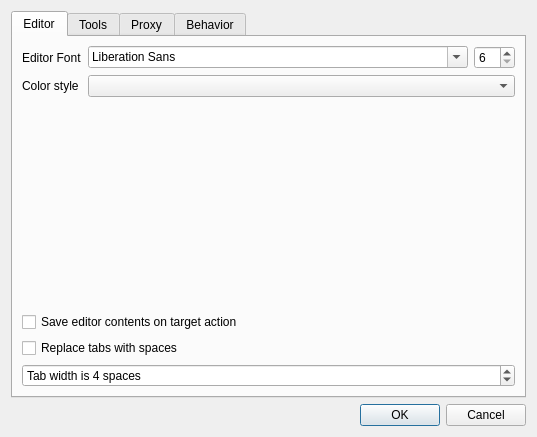
<?xml version="1.0" encoding="UTF-8"?>
<ui version="4.0">
 <class>ConfigDialog</class>
 <widget class="QDialog" name="ConfigDialog">
  <property name="geometry">
   <rect>
    <x>0</x>
    <y>0</y>
    <width>537</width>
    <height>437</height>
   </rect>
  </property>
  <property name="windowTitle">
   <string>Configuration</string>
  </property>
  <layout class="QVBoxLayout" name="verticalLayout">
   <item>
    <widget class="QTabWidget" name="tabWidget">
     <property name="currentIndex">
      <number>0</number>
     </property>
     <widget class="QWidget" name="tab">
      <attribute name="title">
       <string>Editor</string>
      </attribute>
      <layout class="QGridLayout" name="gridLayout">
       <item row="5" column="0" colspan="3">
        <widget class="QSpinBox" name="spinTabWidth">
         <property name="suffix">
          <string> spaces</string>
         </property>
         <property name="prefix">
          <string>Tab width is </string>
         </property>
         <property name="minimum">
          <number>1</number>
         </property>
         <property name="maximum">
          <number>80</number>
         </property>
         <property name="value">
          <number>4</number>
         </property>
        </widget>
       </item>
       <item row="0" column="1">
        <widget class="QFontComboBox" name="fontComboBox">
         <property name="sizePolicy">
          <sizepolicy hsizetype="Expanding" vsizetype="Fixed">
           <horstretch>0</horstretch>
           <verstretch>0</verstretch>
          </sizepolicy>
         </property>
        </widget>
       </item>
       <item row="4" column="0" colspan="3">
        <widget class="QCheckBox" name="checkBox_replaceTabsWithSpaces">
         <property name="text">
          <string>Replace tabs with spaces</string>
         </property>
        </widget>
       </item>
       <item row="0" column="0">
        <widget class="QLabel" name="label_4">
         <property name="sizePolicy">
          <sizepolicy hsizetype="Maximum" vsizetype="Preferred">
           <horstretch>0</horstretch>
           <verstretch>0</verstretch>
          </sizepolicy>
         </property>
         <property name="text">
          <string>Editor Font</string>
         </property>
        </widget>
       </item>
       <item row="1" column="1" colspan="2">
        <widget class="QComboBox" name="colorStyleComboBox">
         <property name="sizePolicy">
          <sizepolicy hsizetype="Expanding" vsizetype="Fixed">
           <horstretch>0</horstretch>
           <verstretch>0</verstretch>
          </sizepolicy>
         </property>
        </widget>
       </item>
       <item row="0" column="2">
        <widget class="QSpinBox" name="fontSpinBox">
         <property name="minimum">
          <number>6</number>
         </property>
         <property name="maximum">
          <number>72</number>
         </property>
        </widget>
       </item>
       <item row="1" column="0">
        <widget class="QLabel" name="label_2">
         <property name="sizePolicy">
          <sizepolicy hsizetype="Maximum" vsizetype="Preferred">
           <horstretch>0</horstretch>
           <verstretch>0</verstretch>
          </sizepolicy>
         </property>
         <property name="text">
          <string>Color style</string>
         </property>
        </widget>
       </item>
       <item row="3" column="0" colspan="3">
        <widget class="QCheckBox" name="checkBox_saveOnAction">
         <property name="text">
          <string>Save editor contents on target action</string>
         </property>
        </widget>
       </item>
       <item row="2" column="0" colspan="3">
        <widget class="CodeEditor" name="codeEditor" native="true"/>
       </item>
      </layout>
     </widget>
     <widget class="QWidget" name="tab_2">
      <attribute name="title">
       <string>Tools</string>
      </attribute>
      <layout class="QGridLayout" name="gridLayout_3">
       <item row="0" column="3">
        <widget class="QToolButton" name="projectPathSetButton">
         <property name="icon">
          <iconset resource="resources/resources.qrc">
           <normaloff>:/images/document-open.svg</normaloff>:/images/document-open.svg</iconset>
         </property>
        </widget>
       </item>
       <item row="0" column="0">
        <widget class="QLabel" name="label">
         <property name="text">
          <string>Default project path</string>
         </property>
         <property name="alignment">
          <set>Qt::AlignRight|Qt::AlignTrailing|Qt::AlignVCenter</set>
         </property>
        </widget>
       </item>
       <item row="1" column="0">
        <widget class="QLabel" name="label_3">
         <property name="text">
          <string>Project templates path</string>
         </property>
         <property name="alignment">
          <set>Qt::AlignRight|Qt::AlignTrailing|Qt::AlignVCenter</set>
         </property>
        </widget>
       </item>
       <item row="4" column="0" colspan="4">
        <widget class="QGroupBox" name="groupBox_2">
         <property name="title">
          <string>Additional PATHs</string>
         </property>
         <layout class="QGridLayout" name="gridLayout_2">
          <item row="0" column="0" rowspan="3">
           <widget class="QListView" name="additionalPathList"/>
          </item>
          <item row="0" column="1">
           <widget class="QToolButton" name="tbPathAdd">
            <property name="text">
             <string>...</string>
            </property>
            <property name="icon">
             <iconset resource="resources/resources.qrc">
              <normaloff>:/images/actions/list-add.svg</normaloff>:/images/actions/list-add.svg</iconset>
            </property>
            <property name="iconSize">
             <size>
              <width>32</width>
              <height>32</height>
             </size>
            </property>
           </widget>
          </item>
          <item row="1" column="1">
           <widget class="QToolButton" name="tbPathRm">
            <property name="text">
             <string>...</string>
            </property>
            <property name="icon">
             <iconset resource="resources/resources.qrc">
              <normaloff>:/images/actions/list-remove.svg</normaloff>:/images/actions/list-remove.svg</iconset>
            </property>
            <property name="iconSize">
             <size>
              <width>32</width>
              <height>32</height>
             </size>
            </property>
           </widget>
          </item>
          <item row="2" column="1">
           <spacer name="verticalSpacer">
            <property name="orientation">
             <enum>Qt::Vertical</enum>
            </property>
            <property name="sizeHint" stdset="0">
             <size>
              <width>20</width>
              <height>177</height>
             </size>
            </property>
           </spacer>
          </item>
         </layout>
        </widget>
       </item>
       <item row="1" column="1" colspan="2">
        <widget class="QLineEdit" name="projectTemplatesPath"/>
       </item>
       <item row="0" column="1" colspan="2">
        <widget class="QLineEdit" name="projectPath"/>
       </item>
       <item row="1" column="3">
        <widget class="QToolButton" name="projectTemplatesPathChange">
         <property name="icon">
          <iconset resource="resources/resources.qrc">
           <normaloff>:/images/document-open.svg</normaloff>:/images/document-open.svg</iconset>
         </property>
        </widget>
       </item>
       <item row="2" column="1" colspan="2">
        <widget class="QLineEdit" name="templateUrl"/>
       </item>
       <item row="2" column="3">
        <widget class="QToolButton" name="projectTemplatesDownload">
         <property name="icon">
          <iconset resource="resources/resources.qrc">
           <normaloff>:/images/edit-download.svg</normaloff>:/images/edit-download.svg</iconset>
         </property>
        </widget>
       </item>
       <item row="2" column="0">
        <widget class="QLabel" name="label_5">
         <property name="text">
          <string>Remote template URL</string>
         </property>
         <property name="alignment">
          <set>Qt::AlignRight|Qt::AlignTrailing|Qt::AlignVCenter</set>
         </property>
        </widget>
       </item>
      </layout>
     </widget>
     <widget class="QWidget" name="proxySettings">
      <attribute name="title">
       <string>Proxy</string>
      </attribute>
      <layout class="QGridLayout" name="gridLayout_5">
       <item row="0" column="0">
        <widget class="QGroupBox" name="groupBox_3">
         <property name="title">
          <string>HTTP proxy for network access</string>
         </property>
         <layout class="QFormLayout" name="formLayout">
          <item row="0" column="0">
           <layout class="QVBoxLayout" name="verticalLayout_2">
            <item>
             <widget class="QRadioButton" name="noProxy">
              <property name="text">
               <string>None</string>
              </property>
             </widget>
            </item>
            <item>
             <widget class="QRadioButton" name="systemProxy">
              <property name="text">
               <string>System proxy</string>
              </property>
             </widget>
            </item>
            <item>
             <widget class="QRadioButton" name="userProxy">
              <property name="text">
               <string>Custom proxy</string>
              </property>
             </widget>
            </item>
           </layout>
          </item>
          <item row="3" column="0">
           <widget class="QGroupBox" name="groupBox">
            <property name="title">
             <string>Proxy authentication</string>
            </property>
            <layout class="QGridLayout" name="gridLayout_4">
             <item row="0" column="0">
              <layout class="QVBoxLayout" name="verticalLayout_3">
               <item>
                <widget class="QCheckBox" name="useAutentication">
                 <property name="enabled">
                  <bool>false</bool>
                 </property>
                 <property name="text">
                  <string>With credentials</string>
                 </property>
                </widget>
               </item>
               <item>
                <layout class="QHBoxLayout" name="horizontalLayout_2">
                 <item>
                  <widget class="QLabel" name="labelUsername">
                   <property name="text">
                    <string>Username</string>
                   </property>
                  </widget>
                 </item>
                 <item>
                  <spacer name="horizontalSpacer">
                   <property name="orientation">
                    <enum>Qt::Horizontal</enum>
                   </property>
                   <property name="sizeHint" stdset="0">
                    <size>
                     <width>40</width>
                     <height>20</height>
                    </size>
                   </property>
                  </spacer>
                 </item>
                 <item>
                  <widget class="QLineEdit" name="username">
                   <property name="enabled">
                    <bool>false</bool>
                   </property>
                   <property name="echoMode">
                    <enum>QLineEdit::Normal</enum>
                   </property>
                  </widget>
                 </item>
                </layout>
               </item>
               <item>
                <layout class="QHBoxLayout" name="horizontalLayout_3">
                 <item>
                  <widget class="QLabel" name="labelPassword">
                   <property name="text">
                    <string>Password</string>
                   </property>
                  </widget>
                 </item>
                 <item>
                  <spacer name="horizontalSpacer_2">
                   <property name="orientation">
                    <enum>Qt::Horizontal</enum>
                   </property>
                   <property name="sizeHint" stdset="0">
                    <size>
                     <width>40</width>
                     <height>20</height>
                    </size>
                   </property>
                  </spacer>
                 </item>
                 <item>
                  <widget class="QLineEdit" name="password">
                   <property name="enabled">
                    <bool>false</bool>
                   </property>
                   <property name="echoMode">
                    <enum>QLineEdit::Password</enum>
                   </property>
                  </widget>
                 </item>
                </layout>
               </item>
              </layout>
             </item>
            </layout>
           </widget>
          </item>
          <item row="1" column="0">
           <layout class="QHBoxLayout" name="horizontalLayout">
            <item>
             <widget class="QLabel" name="labelHost">
              <property name="text">
               <string>Host</string>
              </property>
             </widget>
            </item>
            <item>
             <widget class="QLineEdit" name="proxyHost">
              <property name="enabled">
               <bool>false</bool>
              </property>
              <property name="text">
               <string>localhost</string>
              </property>
             </widget>
            </item>
            <item>
             <widget class="QLabel" name="labelPort">
              <property name="text">
               <string>Port</string>
              </property>
             </widget>
            </item>
            <item>
             <widget class="QLineEdit" name="proxyPort">
              <property name="enabled">
               <bool>false</bool>
              </property>
              <property name="text">
               <string>3128</string>
              </property>
             </widget>
            </item>
           </layout>
          </item>
          <item row="2" column="0">
           <spacer name="verticalSpacer_2">
            <property name="orientation">
             <enum>Qt::Vertical</enum>
            </property>
            <property name="sizeHint" stdset="0">
             <size>
              <width>20</width>
              <height>40</height>
             </size>
            </property>
           </spacer>
          </item>
         </layout>
        </widget>
       </item>
      </layout>
     </widget>
     <widget class="QWidget" name="behavior">
      <attribute name="title">
       <string>Behavior</string>
      </attribute>
      <layout class="QGridLayout" name="gridLayout_6">
       <item row="4" column="0" colspan="3">
        <spacer name="verticalSpacer_3">
         <property name="orientation">
          <enum>Qt::Vertical</enum>
         </property>
         <property name="sizeHint" stdset="0">
          <size>
           <width>20</width>
           <height>40</height>
          </size>
         </property>
        </spacer>
       </item>
       <item row="0" column="0" colspan="3">
        <widget class="QCheckBox" name="autoUpdateProjectTmplates">
         <property name="text">
          <string>Check for project templates updates at start up</string>
         </property>
         <property name="checked">
          <bool>true</bool>
         </property>
        </widget>
       </item>
       <item row="2" column="1" colspan="2">
        <widget class="QComboBox" name="formatterStyles"/>
       </item>
       <item row="1" column="2">
        <widget class="QSpinBox" name="logFontSpinBox">
         <property name="minimum">
          <number>6</number>
         </property>
         <property name="maximum">
          <number>72</number>
         </property>
        </widget>
       </item>
       <item row="1" column="0">
        <widget class="QLabel" name="label_6">
         <property name="sizePolicy">
          <sizepolicy hsizetype="Maximum" vsizetype="Preferred">
           <horstretch>0</horstretch>
           <verstretch>0</verstretch>
          </sizepolicy>
         </property>
         <property name="text">
          <string>Log View Font</string>
         </property>
        </widget>
       </item>
       <item row="2" column="0">
        <widget class="QLabel" name="label_7">
         <property name="text">
          <string>Format Style</string>
         </property>
        </widget>
       </item>
       <item row="1" column="1">
        <widget class="QFontComboBox" name="logFontComboBox">
         <property name="sizePolicy">
          <sizepolicy hsizetype="Expanding" vsizetype="Fixed">
           <horstretch>0</horstretch>
           <verstretch>0</verstretch>
          </sizepolicy>
         </property>
         <property name="fontFilters">
          <set>QFontComboBox::MonospacedFonts</set>
         </property>
        </widget>
       </item>
       <item row="3" column="0" colspan="3">
        <widget class="QCheckBox" name="useDevelopment">
         <property name="text">
          <string>Use in-progress/development characteristics</string>
         </property>
        </widget>
       </item>
      </layout>
     </widget>
    </widget>
   </item>
   <item>
    <widget class="QDialogButtonBox" name="buttonBox">
     <property name="orientation">
      <enum>Qt::Horizontal</enum>
     </property>
     <property name="standardButtons">
      <set>QDialogButtonBox::Cancel|QDialogButtonBox::Ok</set>
     </property>
    </widget>
   </item>
  </layout>
 </widget>
 <customwidgets>
  <customwidget>
   <class>CodeEditor</class>
   <extends>QWidget</extends>
   <header>codeeditor.h</header>
   <container>1</container>
  </customwidget>
 </customwidgets>
 <resources>
  <include location="resources/resources.qrc"/>
 </resources>
 <connections>
  <connection>
   <sender>buttonBox</sender>
   <signal>accepted()</signal>
   <receiver>ConfigDialog</receiver>
   <slot>accept()</slot>
   <hints>
    <hint type="sourcelabel">
     <x>236</x>
     <y>427</y>
    </hint>
    <hint type="destinationlabel">
     <x>157</x>
     <y>274</y>
    </hint>
   </hints>
  </connection>
  <connection>
   <sender>buttonBox</sender>
   <signal>rejected()</signal>
   <receiver>ConfigDialog</receiver>
   <slot>reject()</slot>
   <hints>
    <hint type="sourcelabel">
     <x>304</x>
     <y>427</y>
    </hint>
    <hint type="destinationlabel">
     <x>286</x>
     <y>274</y>
    </hint>
   </hints>
  </connection>
  <connection>
   <sender>useAutentication</sender>
   <signal>toggled(bool)</signal>
   <receiver>username</receiver>
   <slot>setEnabled(bool)</slot>
   <hints>
    <hint type="sourcelabel">
     <x>268</x>
     <y>214</y>
    </hint>
    <hint type="destinationlabel">
     <x>303</x>
     <y>267</y>
    </hint>
   </hints>
  </connection>
  <connection>
   <sender>useAutentication</sender>
   <signal>toggled(bool)</signal>
   <receiver>password</receiver>
   <slot>setEnabled(bool)</slot>
   <hints>
    <hint type="sourcelabel">
     <x>268</x>
     <y>214</y>
    </hint>
    <hint type="destinationlabel">
     <x>301</x>
     <y>349</y>
    </hint>
   </hints>
  </connection>
  <connection>
   <sender>userProxy</sender>
   <signal>toggled(bool)</signal>
   <receiver>proxyHost</receiver>
   <slot>setEnabled(bool)</slot>
   <hints>
    <hint type="sourcelabel">
     <x>268</x>
     <y>106</y>
    </hint>
    <hint type="destinationlabel">
     <x>161</x>
     <y>160</y>
    </hint>
   </hints>
  </connection>
  <connection>
   <sender>userProxy</sender>
   <signal>toggled(bool)</signal>
   <receiver>proxyPort</receiver>
   <slot>setEnabled(bool)</slot>
   <hints>
    <hint type="sourcelabel">
     <x>268</x>
     <y>106</y>
    </hint>
    <hint type="destinationlabel">
     <x>409</x>
     <y>160</y>
    </hint>
   </hints>
  </connection>
  <connection>
   <sender>userProxy</sender>
   <signal>toggled(bool)</signal>
   <receiver>useAutentication</receiver>
   <slot>setEnabled(bool)</slot>
   <hints>
    <hint type="sourcelabel">
     <x>268</x>
     <y>106</y>
    </hint>
    <hint type="destinationlabel">
     <x>268</x>
     <y>214</y>
    </hint>
   </hints>
  </connection>
  <connection>
   <sender>userProxy</sender>
   <signal>toggled(bool)</signal>
   <receiver>groupBox</receiver>
   <slot>setEnabled(bool)</slot>
   <hints>
    <hint type="sourcelabel">
     <x>75</x>
     <y>126</y>
    </hint>
    <hint type="destinationlabel">
     <x>168</x>
     <y>232</y>
    </hint>
   </hints>
  </connection>
  <connection>
   <sender>useAutentication</sender>
   <signal>toggled(bool)</signal>
   <receiver>labelUsername</receiver>
   <slot>setEnabled(bool)</slot>
   <hints>
    <hint type="sourcelabel">
     <x>97</x>
     <y>212</y>
    </hint>
    <hint type="destinationlabel">
     <x>66</x>
     <y>239</y>
    </hint>
   </hints>
  </connection>
  <connection>
   <sender>useAutentication</sender>
   <signal>toggled(bool)</signal>
   <receiver>labelPassword</receiver>
   <slot>setEnabled(bool)</slot>
   <hints>
    <hint type="sourcelabel">
     <x>97</x>
     <y>212</y>
    </hint>
    <hint type="destinationlabel">
     <x>64</x>
     <y>267</y>
    </hint>
   </hints>
  </connection>
  <connection>
   <sender>userProxy</sender>
   <signal>toggled(bool)</signal>
   <receiver>labelHost</receiver>
   <slot>setEnabled(bool)</slot>
   <hints>
    <hint type="sourcelabel">
     <x>168</x>
     <y>126</y>
    </hint>
    <hint type="destinationlabel">
     <x>38</x>
     <y>155</y>
    </hint>
   </hints>
  </connection>
  <connection>
   <sender>userProxy</sender>
   <signal>toggled(bool)</signal>
   <receiver>labelPort</receiver>
   <slot>setEnabled(bool)</slot>
   <hints>
    <hint type="sourcelabel">
     <x>168</x>
     <y>126</y>
    </hint>
    <hint type="destinationlabel">
     <x>185</x>
     <y>155</y>
    </hint>
   </hints>
  </connection>
 </connections>
 <slots>
  <signal>refreshEditor()</signal>
 </slots>
</ui>
